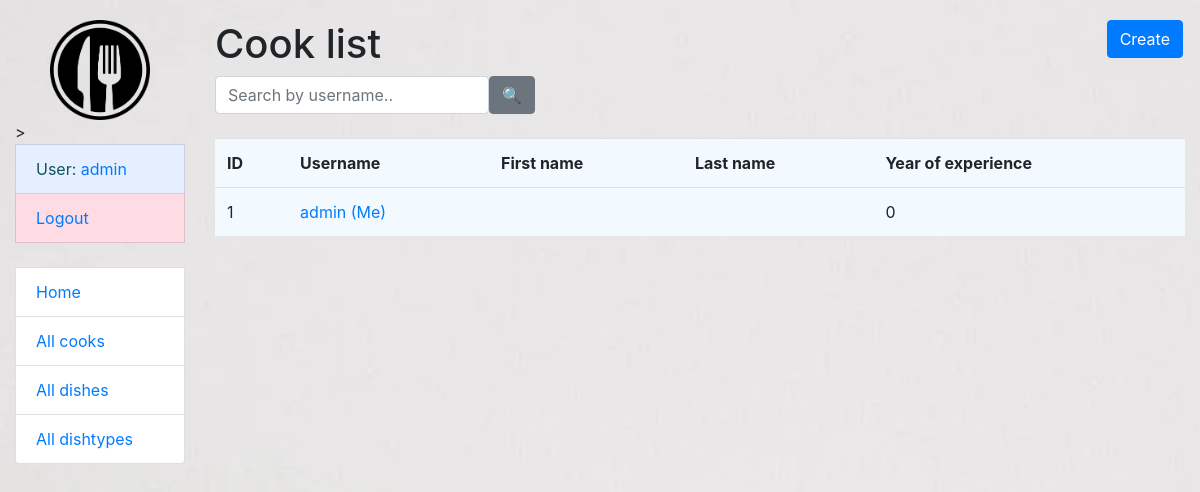
Page /cooks/ (signed in) on the earlier database version.
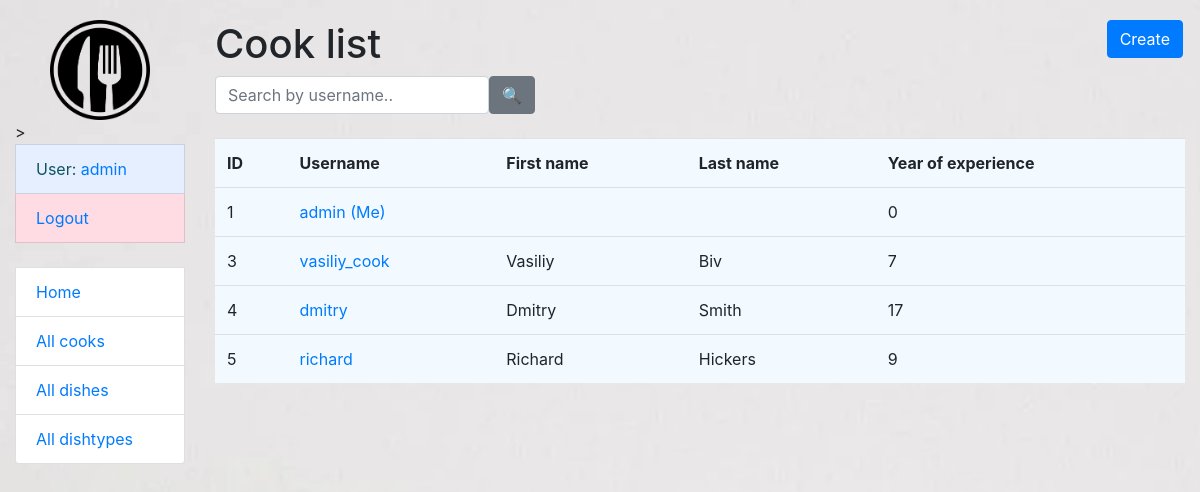
Same page on the later database version.
### kitchen/models.py (models this page shows, shortened)
class Cook(AbstractUser):
    years_of_experience = models.IntegerField(null=True, default=0)
    class Meta:
        verbose_name = "cook"
        verbose_name_plural = "cooks"
    def get_absolute_url(self):
        return reverse("kitchen:cook-detail", kwargs={"pk": self.pk})

### kitchen/views.py (the view)
# urls.py: path("cooks/", CookListView.as_view(), name="cook-list"),
class CookListView(LoginRequiredMixin, generic.ListView):
    model = Cook
    paginate_by = 5
    queryset = Cook.objects.all()
    def get_context_data(self, *, object_list=None, **kwargs):
        context = super(CookListView, self).get_context_data(**kwargs)
        username = self.request.GET.get("username", "")
        context["search_form"] = CookSearchForm(initial={
            "username": username
        })
        return context
    def get_queryset(self):
        form = CookSearchForm(self.request.GET)
        if form.is_valid():
            return self.queryset.filter(
                username__icontains=form.cleaned_data["username"])
        return self.queryset

### kitchen/forms.py
class CookSearchForm(forms.Form):
    username = forms.CharField(
        max_length=255,
        required=False,
        label="",
        widget=forms.TextInput(attrs={"placeholder": "Search by username.."})
    )

### templates/kitchen/cook_list.html
{% extends "base.html" %}
{% load crispy_forms_filters %}
{% block content %}
    <h1>
      Cook list
      <a href="{% url 'kitchen:cook-create' %}" class="btn btn-primary link-to-page">
        Create
      </a>
    </h1>
  <form action="" method="get" class="form-inline">
    {{ search_form|crispy }}
      <input class="btn btn-secondary" type="submit" value="🔍">
  </form>
  <br>
    {% if cook_list %}
    <table class="table" style="background: #f2faff">
      <tr>
        <th>ID</th>
        <th>Username</th>
        <th>First name</th>
        <th>Last name</th>
        <th>Year of experience</th>
      </tr>
    {% for cook in cook_list %}
      <tr>
        <td>{{ cook.id }}</td>
        <td><a href="{{ cook.get_absolute_url }}">{{ cook.username }} {% if user == cook %} (Me){% endif %}</a></td>
        <td>{{ cook.first_name }}</td>
        <td>{{ cook.last_name }}</td>
        <td>{{ cook.years_of_experience }}</td>
      </tr>
    {% endfor %}
    </table>
    {% else %}
      <p>There are no cooks in the service.</p>
    {% endif %}
{% endblock %}

### templates/includes/sidebar.html (shortened to what this page needs)
<ul class="sidebar-nav list-group" >
  {% load static %}
  <img src="{% static 'images/111.png' %}" class="align-middle" alt="No image found" width="100" height="100">>
  {% if user.is_authenticated %}
    <li class="list-group-item list-group-item-info" style="background: #e6efff">User: <a href="{{ user.get_absolute_url }}">{{ user.get_username }}</a></li>
    <li class="list-group-item list-group-item-danger" style="background: #ffdbe3"><a href="{% url 'logout'%}?next={{request.path}}">Logout</a></li>
  {% else %}
    <li class="list-group-item"><a href="{% url 'login'%}?next={{request.path}}">Login</a></li>
  {% endif %}
  <br>
  <li class="list-group-item"><a href="{% url 'kitchen:index' %}">Home</a></li>
  <li class="list-group-item"><a href="{% url 'kitchen:cook-list' %}">All cooks</a></li>
  <li class="list-group-item"><a href="{% url 'kitchen:dish-list' %}">All dishes</a></li>
  <li class="list-group-item"><a href="{% url 'kitchen:dishtype-list' %}">All dishtypes</a></li>
</ul>

Differences in the rows shown:
added Cook: id "3", username "vasiliy_cook", first_name "Vasiliy", last_name "Biv", years_of_experience "7"
added Cook: id "4", username "dmitry", first_name "Dmitry", last_name "Smith", years_of_experience "17"
added Cook: id "5", username "richard", first_name "Richard", last_name "Hickers", years_of_experience "9"
